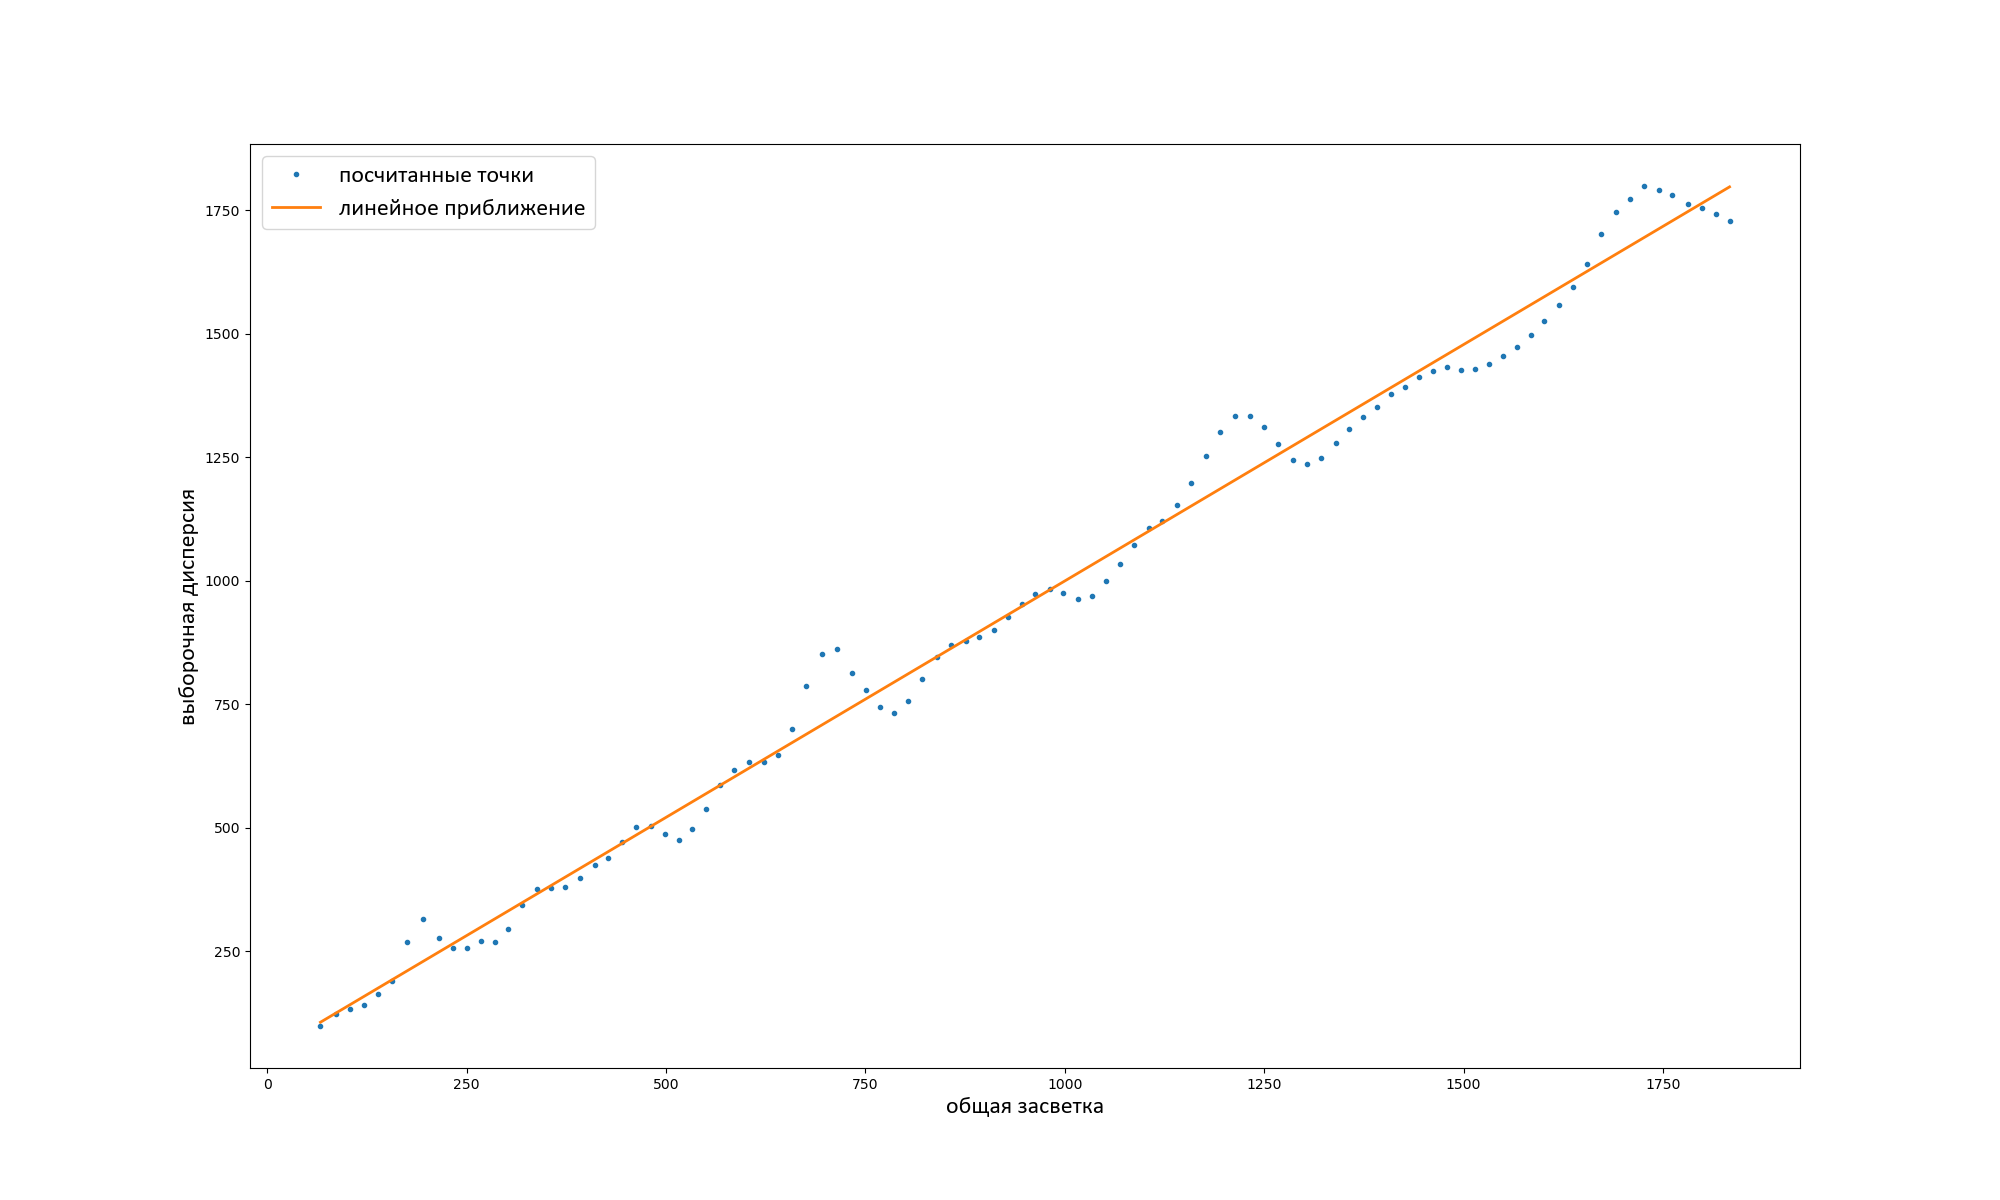

Source code (Python):
from astropy.io import fits
from lsp import lstsq
import numpy as np
import matplotlib
import matplotlib.pyplot as plt
import json

      
if __name__ == "__main__":
    with fits.open('ccd.fits') as hdul:
        hdul.verify('fix')
        data = hdul[0].data
    data = np.asarray(data, dtype=np.int32)

    data_better = (data[:, 1, :, :] - data[:, 0, :, :])
    sigma_x = np.var(data_better, axis=(1, 2))
    x = np.mean(data, axis=(1, 2, 3))
    style_default = matplotlib.font_manager.FontProperties()
    style_default.set_size('xx-large')
    style_default.set_family(['Calibri', 'Helvetica', 'Arial', 'serif'])
    fig = plt.figure(figsize=(20, 12))
    ax = fig.add_subplot(1, 1, 1)
    np.append(sigma_x, 1)
    A = np.vstack((x, np.ones_like(x)))
    args, cost, var = lstsq(A.T, sigma_x, 'svd', rcond=1e-6)
    datapoints, = plt.plot(x, sigma_x, 'o', markersize=3)
    linear, = plt.plot(x, x*args[0]+args[1], lw=2)
    ax.set_xlabel('общая засветка', fontproperties=style_default)
    ax.set_ylabel('выборочная дисперсия', fontproperties=style_default)
    datapoints.set_label('посчитанные точки')
    linear.set_label('линейное приближение')
    plt.legend(loc='best', prop=style_default)
    plt.savefig('ccd.png')
    g = args[0]/2
    sigma_r = args[1]/g**2
    err_g = var[0, 0] / 2
    err_sigma = var[0, 0] - 2 * var[0][1] + 2 * var[1][1] #ковариацию не очень
    # знаю как считать
    d = {
        "ron": np.round(sigma_r, decimals=2),
        "ron_err": np.round(err_sigma, decimals=2),
        "gain": np.round(g, decimals=2),
        "gain_err": np.round(err_g, decimals=2)
        }
    with open('ccd.json', 'w') as f:
        json.dump(d, f, indent=2)
    